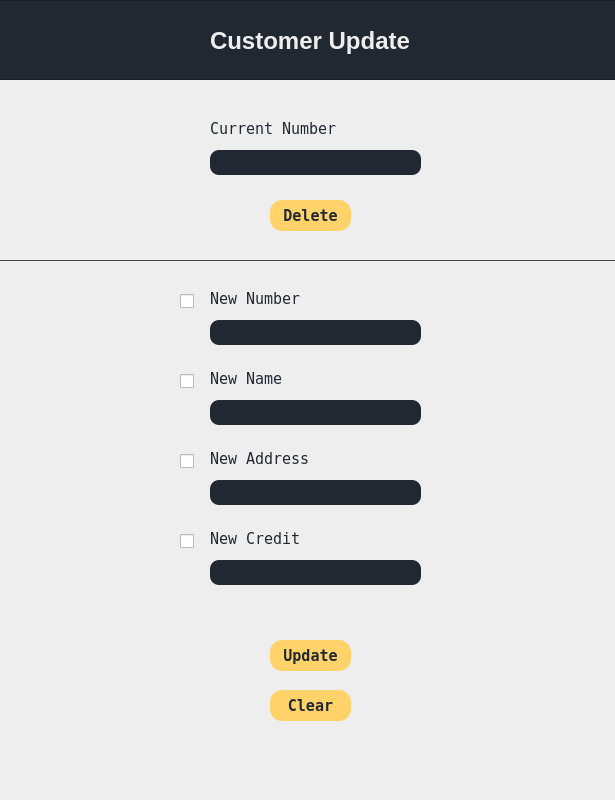
<?xml version="1.0" encoding="UTF-8"?>
<ui version="4.0">
 <class>customerupdater</class>
 <widget class="QDialog" name="customerupdater">
  <property name="geometry">
   <rect>
    <x>0</x>
    <y>0</y>
    <width>615</width>
    <height>800</height>
   </rect>
  </property>
  <property name="windowTitle">
   <string>Dialog</string>
  </property>
  <property name="styleSheet">
   <string notr="true">QFrame
{
	background-color: rgb(34, 40, 49);
	
}



QDialog
{
	background-color: rgb(238, 238, 238);
}



QLabel
{
	background-color:rgb(238, 238, 238);
	color: rgb(34, 40, 49);
	font: 11pt &quot;DejaVu Sans Mono&quot;;
}

QLineEdit
{

	color:rgb(238, 238, 238);
	background-color: rgb(34, 40, 49);
	border-radius: 9px;
	font: 9pt &quot;DejaVu Sans Mono&quot;;

}


QPushButton
{
	border-radius: 12px;
	background-color: rgb(255, 211, 105);
	color: rgb(34, 40, 49);
	font: 700 11pt &quot;DejaVu Sans Mono&quot;;
	
	
}




</string>
  </property>
  <widget class="QFrame" name="frame">
   <property name="geometry">
    <rect>
     <x>-60</x>
     <y>0</y>
     <width>700</width>
     <height>80</height>
    </rect>
   </property>
   <property name="styleSheet">
    <string notr="true"/>
   </property>
   <property name="frameShape">
    <enum>QFrame::StyledPanel</enum>
   </property>
   <property name="frameShadow">
    <enum>QFrame::Raised</enum>
   </property>
   <widget class="QLabel" name="label">
    <property name="geometry">
     <rect>
      <x>270</x>
      <y>20</y>
      <width>221</width>
      <height>41</height>
     </rect>
    </property>
    <property name="font">
     <font>
      <family>Ubuntu</family>
      <pointsize>18</pointsize>
      <italic>false</italic>
      <bold>true</bold>
     </font>
    </property>
    <property name="styleSheet">
     <string notr="true">font: 700 18pt &quot;Ubuntu&quot;;
background-color: rgb(34, 40, 49);
color:rgb(238, 238, 238);
</string>
    </property>
    <property name="text">
     <string>Customer Update</string>
    </property>
   </widget>
  </widget>
  <widget class="QLabel" name="label_2">
   <property name="geometry">
    <rect>
     <x>210</x>
     <y>290</y>
     <width>131</width>
     <height>17</height>
    </rect>
   </property>
   <property name="font">
    <font>
     <family>DejaVu Sans Mono</family>
     <pointsize>11</pointsize>
     <italic>false</italic>
     <bold>false</bold>
    </font>
   </property>
   <property name="text">
    <string>New Number</string>
   </property>
  </widget>
  <widget class="QLineEdit" name="errorCurrentNumber">
   <property name="geometry">
    <rect>
     <x>430</x>
     <y>150</y>
     <width>181</width>
     <height>26</height>
    </rect>
   </property>
   <property name="font">
    <font>
     <family>DejaVu Sans Mono</family>
     <pointsize>9</pointsize>
     <italic>false</italic>
     <bold>false</bold>
    </font>
   </property>
   <property name="styleSheet">
    <string notr="true">background-color:rgb(238, 238, 238) ;
color: rgb(192, 28, 40);
font: 9pt &quot;DejaVu Sans Mono&quot;;</string>
   </property>
   <property name="text">
    <string/>
   </property>
  </widget>
  <widget class="QLabel" name="label_3">
   <property name="geometry">
    <rect>
     <x>210</x>
     <y>370</y>
     <width>111</width>
     <height>17</height>
    </rect>
   </property>
   <property name="font">
    <font>
     <family>DejaVu Sans Mono</family>
     <pointsize>11</pointsize>
     <italic>false</italic>
     <bold>false</bold>
    </font>
   </property>
   <property name="text">
    <string>New Name</string>
   </property>
  </widget>
  <widget class="QLabel" name="label_5">
   <property name="geometry">
    <rect>
     <x>210</x>
     <y>530</y>
     <width>101</width>
     <height>17</height>
    </rect>
   </property>
   <property name="font">
    <font>
     <family>DejaVu Sans Mono</family>
     <pointsize>11</pointsize>
     <italic>false</italic>
     <bold>false</bold>
    </font>
   </property>
   <property name="text">
    <string>New Credit</string>
   </property>
  </widget>
  <widget class="QLabel" name="label_4">
   <property name="geometry">
    <rect>
     <x>210</x>
     <y>450</y>
     <width>111</width>
     <height>17</height>
    </rect>
   </property>
   <property name="font">
    <font>
     <family>DejaVu Sans Mono</family>
     <pointsize>11</pointsize>
     <italic>false</italic>
     <bold>false</bold>
    </font>
   </property>
   <property name="text">
    <string>New Address</string>
   </property>
  </widget>
  <widget class="QLineEdit" name="numberIn">
   <property name="geometry">
    <rect>
     <x>210</x>
     <y>320</y>
     <width>211</width>
     <height>25</height>
    </rect>
   </property>
   <property name="font">
    <font>
     <family>DejaVu Sans Mono</family>
     <pointsize>9</pointsize>
     <italic>false</italic>
     <bold>false</bold>
    </font>
   </property>
   <property name="text">
    <string/>
   </property>
   <property name="echoMode">
    <enum>QLineEdit::Normal</enum>
   </property>
  </widget>
  <widget class="QLineEdit" name="nameIn">
   <property name="geometry">
    <rect>
     <x>210</x>
     <y>400</y>
     <width>211</width>
     <height>25</height>
    </rect>
   </property>
   <property name="font">
    <font>
     <family>DejaVu Sans Mono</family>
     <pointsize>9</pointsize>
     <italic>false</italic>
     <bold>false</bold>
    </font>
   </property>
   <property name="text">
    <string/>
   </property>
   <property name="echoMode">
    <enum>QLineEdit::Normal</enum>
   </property>
  </widget>
  <widget class="QLineEdit" name="addressIn">
   <property name="geometry">
    <rect>
     <x>210</x>
     <y>480</y>
     <width>211</width>
     <height>25</height>
    </rect>
   </property>
   <property name="font">
    <font>
     <family>DejaVu Sans Mono</family>
     <pointsize>9</pointsize>
     <italic>false</italic>
     <bold>false</bold>
    </font>
   </property>
   <property name="text">
    <string/>
   </property>
   <property name="echoMode">
    <enum>QLineEdit::Normal</enum>
   </property>
  </widget>
  <widget class="QLineEdit" name="creditIn">
   <property name="geometry">
    <rect>
     <x>210</x>
     <y>560</y>
     <width>211</width>
     <height>25</height>
    </rect>
   </property>
   <property name="font">
    <font>
     <family>DejaVu Sans Mono</family>
     <pointsize>9</pointsize>
     <italic>false</italic>
     <bold>false</bold>
    </font>
   </property>
   <property name="text">
    <string/>
   </property>
   <property name="echoMode">
    <enum>QLineEdit::Normal</enum>
   </property>
  </widget>
  <widget class="QPushButton" name="updateCustomer">
   <property name="geometry">
    <rect>
     <x>270</x>
     <y>640</y>
     <width>81</width>
     <height>31</height>
    </rect>
   </property>
   <property name="font">
    <font>
     <family>DejaVu Sans Mono</family>
     <pointsize>11</pointsize>
     <italic>false</italic>
     <bold>true</bold>
    </font>
   </property>
   <property name="text">
    <string>Update</string>
   </property>
  </widget>
  <widget class="QPushButton" name="deleteCustomer">
   <property name="geometry">
    <rect>
     <x>270</x>
     <y>200</y>
     <width>81</width>
     <height>31</height>
    </rect>
   </property>
   <property name="font">
    <font>
     <family>DejaVu Sans Mono</family>
     <pointsize>11</pointsize>
     <italic>false</italic>
     <bold>true</bold>
    </font>
   </property>
   <property name="text">
    <string>Delete</string>
   </property>
  </widget>
  <widget class="QPushButton" name="clearScreen">
   <property name="geometry">
    <rect>
     <x>270</x>
     <y>690</y>
     <width>81</width>
     <height>31</height>
    </rect>
   </property>
   <property name="font">
    <font>
     <family>DejaVu Sans Mono</family>
     <pointsize>11</pointsize>
     <italic>false</italic>
     <bold>true</bold>
    </font>
   </property>
   <property name="text">
    <string>Clear</string>
   </property>
  </widget>
  <widget class="QLineEdit" name="currentnumberIn">
   <property name="geometry">
    <rect>
     <x>210</x>
     <y>150</y>
     <width>211</width>
     <height>25</height>
    </rect>
   </property>
   <property name="font">
    <font>
     <family>DejaVu Sans Mono</family>
     <pointsize>9</pointsize>
     <italic>false</italic>
     <bold>false</bold>
    </font>
   </property>
   <property name="text">
    <string/>
   </property>
   <property name="echoMode">
    <enum>QLineEdit::Normal</enum>
   </property>
  </widget>
  <widget class="QLabel" name="label_6">
   <property name="geometry">
    <rect>
     <x>210</x>
     <y>120</y>
     <width>131</width>
     <height>17</height>
    </rect>
   </property>
   <property name="font">
    <font>
     <family>DejaVu Sans Mono</family>
     <pointsize>11</pointsize>
     <italic>false</italic>
     <bold>false</bold>
    </font>
   </property>
   <property name="text">
    <string>Current Number</string>
   </property>
  </widget>
  <widget class="QCheckBox" name="checkNewNumber">
   <property name="geometry">
    <rect>
     <x>180</x>
     <y>290</y>
     <width>21</width>
     <height>23</height>
    </rect>
   </property>
   <property name="text">
    <string/>
   </property>
  </widget>
  <widget class="QCheckBox" name="checkNewName">
   <property name="geometry">
    <rect>
     <x>180</x>
     <y>370</y>
     <width>21</width>
     <height>23</height>
    </rect>
   </property>
   <property name="text">
    <string/>
   </property>
  </widget>
  <widget class="QCheckBox" name="checkNewAddress">
   <property name="geometry">
    <rect>
     <x>180</x>
     <y>450</y>
     <width>21</width>
     <height>23</height>
    </rect>
   </property>
   <property name="text">
    <string/>
   </property>
  </widget>
  <widget class="QCheckBox" name="checkNewCredit">
   <property name="geometry">
    <rect>
     <x>180</x>
     <y>530</y>
     <width>16</width>
     <height>23</height>
    </rect>
   </property>
   <property name="text">
    <string/>
   </property>
  </widget>
  <widget class="QLineEdit" name="errorNewNumber">
   <property name="geometry">
    <rect>
     <x>430</x>
     <y>320</y>
     <width>181</width>
     <height>26</height>
    </rect>
   </property>
   <property name="font">
    <font>
     <family>DejaVu Sans Mono</family>
     <pointsize>9</pointsize>
     <italic>false</italic>
     <bold>false</bold>
    </font>
   </property>
   <property name="styleSheet">
    <string notr="true">background-color:rgb(238, 238, 238) ;
color: rgb(192, 28, 40);</string>
   </property>
   <property name="text">
    <string/>
   </property>
  </widget>
  <widget class="Line" name="line2_2">
   <property name="geometry">
    <rect>
     <x>-20</x>
     <y>260</y>
     <width>1300</width>
     <height>1</height>
    </rect>
   </property>
   <property name="styleSheet">
    <string notr="true">background-color:rgb(57, 62, 70) ;</string>
   </property>
   <property name="orientation">
    <enum>Qt::Horizontal</enum>
   </property>
  </widget>
  <widget class="QLineEdit" name="updatedSucessfully">
   <property name="geometry">
    <rect>
     <x>200</x>
     <y>740</y>
     <width>221</width>
     <height>26</height>
    </rect>
   </property>
   <property name="font">
    <font>
     <family>DejaVu Sans Mono</family>
     <pointsize>9</pointsize>
     <italic>false</italic>
     <bold>false</bold>
    </font>
   </property>
   <property name="styleSheet">
    <string notr="true">background-color:rgb(238, 238, 238) ;
color: rgb(192, 28, 40);
font: 9pt &quot;DejaVu Sans Mono&quot;;
</string>
   </property>
   <property name="text">
    <string/>
   </property>
  </widget>
 </widget>
 <resources/>
 <connections>
  <connection>
   <sender>clearScreen</sender>
   <signal>clicked()</signal>
   <receiver>creditIn</receiver>
   <slot>clear()</slot>
   <hints>
    <hint type="sourcelabel">
     <x>276</x>
     <y>692</y>
    </hint>
    <hint type="destinationlabel">
     <x>238</x>
     <y>575</y>
    </hint>
   </hints>
  </connection>
  <connection>
   <sender>clearScreen</sender>
   <signal>clicked()</signal>
   <receiver>addressIn</receiver>
   <slot>clear()</slot>
   <hints>
    <hint type="sourcelabel">
     <x>343</x>
     <y>695</y>
    </hint>
    <hint type="destinationlabel">
     <x>393</x>
     <y>492</y>
    </hint>
   </hints>
  </connection>
  <connection>
   <sender>clearScreen</sender>
   <signal>clicked()</signal>
   <receiver>nameIn</receiver>
   <slot>clear()</slot>
   <hints>
    <hint type="sourcelabel">
     <x>347</x>
     <y>698</y>
    </hint>
    <hint type="destinationlabel">
     <x>374</x>
     <y>408</y>
    </hint>
   </hints>
  </connection>
  <connection>
   <sender>clearScreen</sender>
   <signal>clicked()</signal>
   <receiver>numberIn</receiver>
   <slot>clear()</slot>
   <hints>
    <hint type="sourcelabel">
     <x>278</x>
     <y>695</y>
    </hint>
    <hint type="destinationlabel">
     <x>266</x>
     <y>327</y>
    </hint>
   </hints>
  </connection>
  <connection>
   <sender>clearScreen</sender>
   <signal>clicked()</signal>
   <receiver>errorCurrentNumber</receiver>
   <slot>clear()</slot>
   <hints>
    <hint type="sourcelabel">
     <x>349</x>
     <y>701</y>
    </hint>
    <hint type="destinationlabel">
     <x>537</x>
     <y>159</y>
    </hint>
   </hints>
  </connection>
  <connection>
   <sender>numberIn</sender>
   <signal>textChanged(QString)</signal>
   <receiver>errorCurrentNumber</receiver>
   <slot>clear()</slot>
   <hints>
    <hint type="sourcelabel">
     <x>219</x>
     <y>327</y>
    </hint>
    <hint type="destinationlabel">
     <x>474</x>
     <y>158</y>
    </hint>
   </hints>
  </connection>
  <connection>
   <sender>clearScreen</sender>
   <signal>clicked()</signal>
   <receiver>currentnumberIn</receiver>
   <slot>clear()</slot>
   <hints>
    <hint type="sourcelabel">
     <x>293</x>
     <y>702</y>
    </hint>
    <hint type="destinationlabel">
     <x>327</x>
     <y>159</y>
    </hint>
   </hints>
  </connection>
  <connection>
   <sender>currentnumberIn</sender>
   <signal>textChanged(QString)</signal>
   <receiver>errorCurrentNumber</receiver>
   <slot>clear()</slot>
   <hints>
    <hint type="sourcelabel">
     <x>369</x>
     <y>152</y>
    </hint>
    <hint type="destinationlabel">
     <x>551</x>
     <y>175</y>
    </hint>
   </hints>
  </connection>
  <connection>
   <sender>numberIn</sender>
   <signal>textChanged(QString)</signal>
   <receiver>errorNewNumber</receiver>
   <slot>clear()</slot>
   <hints>
    <hint type="sourcelabel">
     <x>403</x>
     <y>324</y>
    </hint>
    <hint type="destinationlabel">
     <x>469</x>
     <y>328</y>
    </hint>
   </hints>
  </connection>
  <connection>
   <sender>currentnumberIn</sender>
   <signal>textChanged(QString)</signal>
   <receiver>updatedSucessfully</receiver>
   <slot>clear()</slot>
   <hints>
    <hint type="sourcelabel">
     <x>267</x>
     <y>164</y>
    </hint>
    <hint type="destinationlabel">
     <x>253</x>
     <y>752</y>
    </hint>
   </hints>
  </connection>
  <connection>
   <sender>clearScreen</sender>
   <signal>clicked()</signal>
   <receiver>updatedSucessfully</receiver>
   <slot>clear()</slot>
   <hints>
    <hint type="sourcelabel">
     <x>296</x>
     <y>708</y>
    </hint>
    <hint type="destinationlabel">
     <x>295</x>
     <y>749</y>
    </hint>
   </hints>
  </connection>
 </connections>
</ui>
